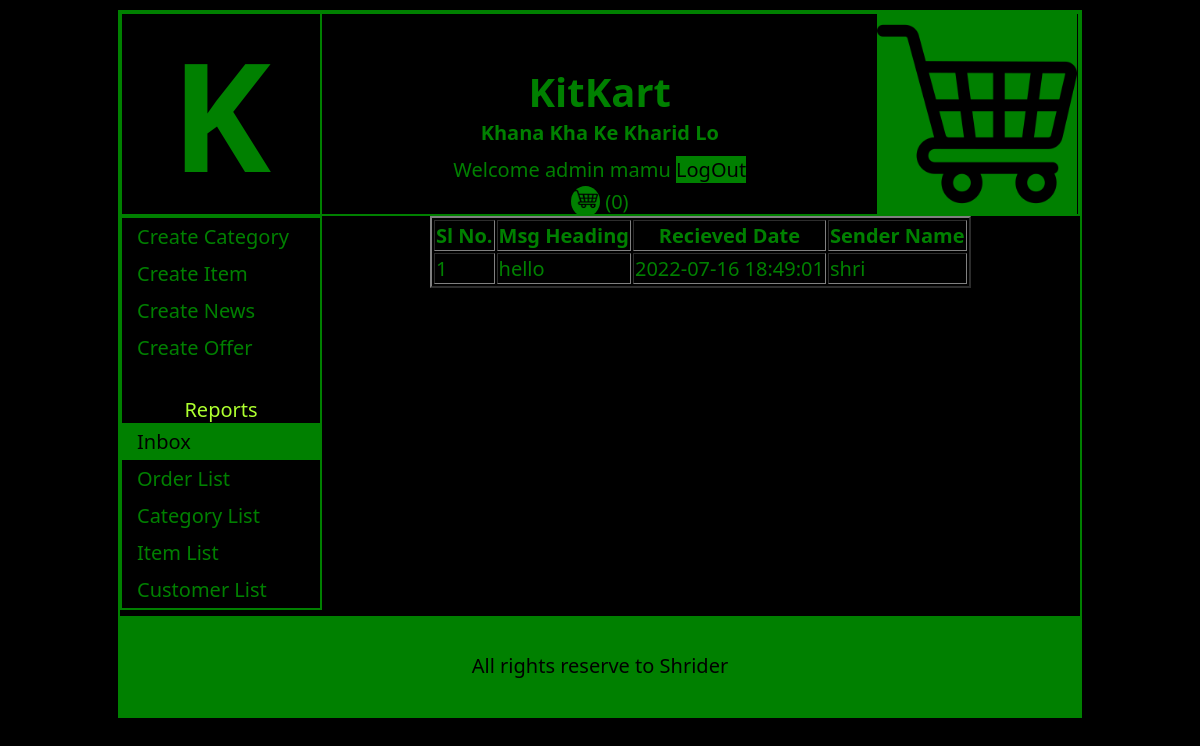
/displayAdminInbox.php (signed in), run on the app's committed database.
### tables this page shows
CREATE TABLE IF NOT EXISTS `msg_info` (
  `msg_id` int(11) NOT NULL AUTO_INCREMENT,
  `msg_heading` text NOT NULL,
  `msg_detail` text NOT NULL,
  `sender` text NOT NULL,
  `receiver` text NOT NULL,
  `sent_date` datetime NOT NULL,
  PRIMARY KEY (`msg_id`)
);

### displayAdminInbox.php (the view, shortened to what this page needs)
<?php
    include("header.php");
?>
<div class="content">
    <div class="leftBox">
        <ul>
            <li><a href="createCategoryForm.php">Create Category</a></li>
            <li><a href="createItemForm.php">Create Item</a></li>
            <li><a href="createNewsForm.php">Create News</a></li>
            <li><a href="createOfferForm.php">Create Offer</a></li>
            <li class="report">Reports</li>
            <li><a class="clicked" href="">Inbox</a></li>
            <li><a href="">Order List</a></li>
            <li><a href="">Category List</a></li>
            <li><a href="">Item List</a></li>
            <li><a href="">Customer List</a></li>
        </ul>
    </div>
    <div class="rightBox">
    <div class="displayInboxTable">
    <table border=2 align='center'>
        <tr>
            <th>Sl No.</th> <th>Msg Heading</th> <th>Recieved Date</th> <th>Sender Name</th>
        </tr>
<?php
include("dbconnect.php");
$rsMsg = mysqli_query($con,"select * from msg_info where receiver='admin'");
$count = 0;
    while($row = mysqli_fetch_array($rsMsg)){
        $mid = $row['msg_id'];
        $count++;
        echo("<tr>");
        echo("<td>");
        echo($count);
        echo("</td>");
        echo("<td>");
        echo("<a href='displayAdminInboxDetail.php?mid=$mid'>");
        echo($row['msg_heading']);
        echo("</a>");
        echo("</td>");
        echo("<td>");
        echo($row['sent_date']);
        echo("</td>");
        echo("<td>");
        echo($row['sender']);
        echo("</td>");
        echo("</tr>");
    }
?>
    </table>
    </div>
    </div>
</div>
<?php
    include("footer.php");
?>

### style/styles.css (style rules this page uses)
body { margin: 0; padding: 0; background-color: black; color: green; font-family: "Segoe UI", Tahoma, Geneva, Verdana, sans-serif; font-size: 1.25rem; }
a { text-decoration: none; color: green; }
table { min-width: 500px; }
.clicked { background-color: green; color: black; }
.content { min-height: 400px; }
.leftBox { width: 198px; height: 100%; border: 2px solid green; display: inline-block; vertical-align: top; }
.leftBox ul { list-style-type: none; margin: 0; padding: 0; }
.leftBox li a { display: block; padding: 5px 5px 5px 15px; }
.leftBox .report { text-align: center; color: greenyellow; margin-top: 30px; }
.rightBox { width: 746px; height: 100%; display: inline-block; vertical-align: top; }

### data on the page
msg_info: msg_heading "hello", sent_date "2022-07-16 18:49:01", sender "shri"

### other printed values
$usertype "admin"
$username "mamu"
$totalCartItem "0"
